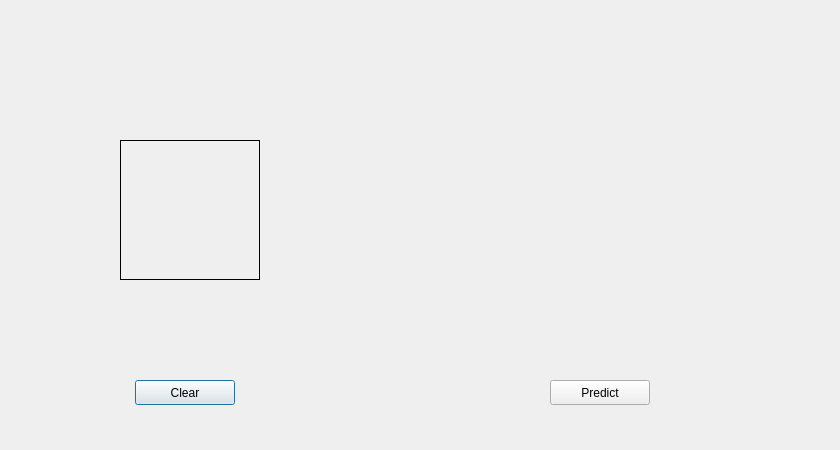
<?xml version="1.0" encoding="UTF-8"?>
<ui version="4.0">
 <class>Dialog</class>
 <widget class="QDialog" name="Dialog">
  <property name="enabled">
   <bool>true</bool>
  </property>
  <property name="geometry">
   <rect>
    <x>0</x>
    <y>0</y>
    <width>840</width>
    <height>450</height>
   </rect>
  </property>
  <property name="sizePolicy">
   <sizepolicy hsizetype="Fixed" vsizetype="Fixed">
    <horstretch>100</horstretch>
    <verstretch>100</verstretch>
   </sizepolicy>
  </property>
  <property name="minimumSize">
   <size>
    <width>840</width>
    <height>450</height>
   </size>
  </property>
  <property name="maximumSize">
   <size>
    <width>1280</width>
    <height>720</height>
   </size>
  </property>
  <property name="windowTitle">
   <string>Hand Digits Recognition</string>
  </property>
  <widget class="QStackedWidget" name="DrawingFrame">
   <property name="geometry">
    <rect>
     <x>120</x>
     <y>140</y>
     <width>140</width>
     <height>140</height>
    </rect>
   </property>
   <property name="frameShape">
    <enum>QFrame::Box</enum>
   </property>
   <property name="frameShadow">
    <enum>QFrame::Plain</enum>
   </property>
   <widget class="QWidget" name="page"/>
   <widget class="QWidget" name="page_2"/>
  </widget>
  <widget class="QPushButton" name="Clear_Button">
   <property name="geometry">
    <rect>
     <x>135</x>
     <y>380</y>
     <width>100</width>
     <height>25</height>
    </rect>
   </property>
   <property name="text">
    <string>Clear</string>
   </property>
  </widget>
  <widget class="QStackedWidget" name="PredictionFrame">
   <property name="geometry">
    <rect>
     <x>460</x>
     <y>70</y>
     <width>280</width>
     <height>280</height>
    </rect>
   </property>
   <property name="frameShape">
    <enum>QFrame::Box</enum>
   </property>
   <property name="frameShadow">
    <enum>QFrame::Plain</enum>
   </property>
   <property name="lineWidth">
    <number>0</number>
   </property>
   <widget class="QWidget" name="page_3"/>
   <widget class="QWidget" name="page_4"/>
  </widget>
  <widget class="QPushButton" name="Predict_Button">
   <property name="geometry">
    <rect>
     <x>550</x>
     <y>380</y>
     <width>100</width>
     <height>25</height>
    </rect>
   </property>
   <property name="text">
    <string>Predict</string>
   </property>
  </widget>
 </widget>
 <resources/>
 <connections/>
</ui>
